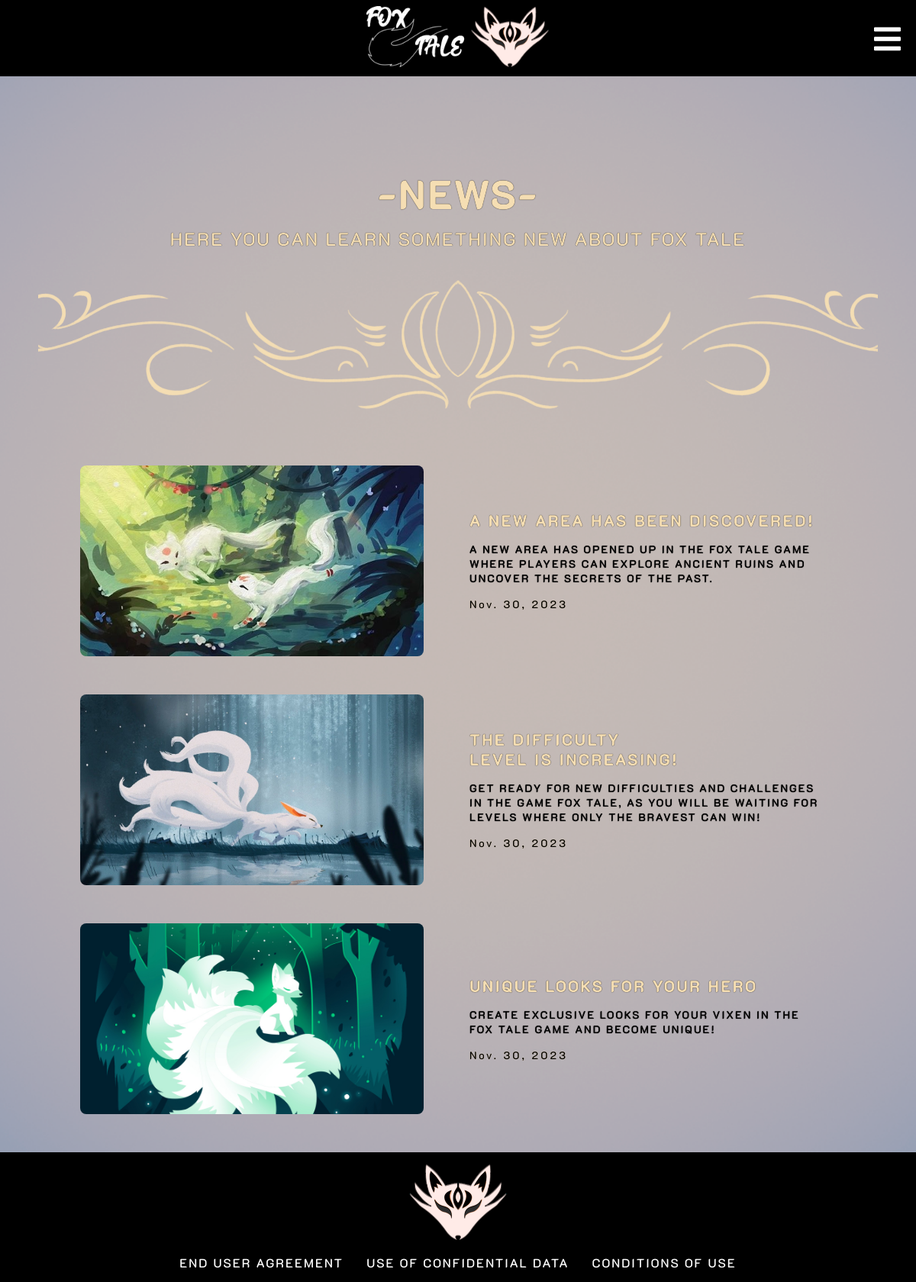
Page /news/ on the committed database.
### news/models.py (models this page shows, shortened)
class NewsContent(models.Model):
    introduction_content = models.TextField(max_length=158)
    title = models.CharField(max_length=150)
    cover = models.ImageField(upload_to='images/')
    author = models.ForeignKey(User, on_delete=models.CASCADE)
    Paragraph_title = models.CharField(max_length=150)
    content = models.TextField()
    date_add = models.DateField()

### news/views.py (the view)
# urls.py: path('news/', news_views.newsView.as_view(), name='news'),
class newsView(ListView):
    model = NewsContent
    template_name = 'news.html'
    ordering = ['-date_add']

### news/templates/news.html (shortened to what this page needs)
{% extends 'header.html' %}
{% load static %}
{% block content %}
<!DOCTYPE html>
<html lang="en">
<head>
    <link rel="stylesheet" type="text/css" href="{% static 'news/news_list.css' %}">
</head>
<body>
    <div class="layer">
        <main>
            <div class="introduction">
                <h2>-NEWS-</h2>
                <p>Here you can learn something new about FOX TALE</p>
            </div>
            <div class="main_content">
                <div class="news_list">
                    {% for new in object_list %}
                    <a href="{% url 'detail_new' new.id %}">
                        <div class="new_content">
                            <div class="image_container">
                                <img class="class_img" width="450" height="250" src="{{ new.cover.url }}">
                            </div>
                            <div class="content_container">
                                <div>
                                    <p class="title">{{ new.title }}</p>
                                    <p class="content">{{ new.introduction_content }}</p>
                                    <p class="day_published">{{ new.date_add }}</p>
                                </div>
                            </div>
                        </div>
                    </a>
                    {% endfor %}
                </div>
            </div>
        </main>
    </div>
</body>
</html>
{% endblock content %}

### static/header/header_style.css (style rules this page uses)
:root { --index: calc(1vw + 1vh); }
* { padding: 0; margin: 0; text-decoration: none; list-style: none; box-sizing: border-box; user-select: none; }
body { font-family: K2D, sans-serif; }
a { font-size: calc(var(--index) * .8); letter-spacing: calc(var(--index) * .15); font-family: K2D, sans-serif; text-decoration: none; color: white; }

### static/news/news_list.css (style rules this page uses)
* { box-sizing: border-box; padding: 0; margin: 0; user-select: none; transition-duration: .5s; }
:root { --index: calc(1vw + 1vh); }
html, body { font-family: K2D, sans-serif; }
body { padding: 0; }
.layer { width: 100%; height: 100%; position: relative; background-size: cover; background-position: center; background-image: url(../IMG/news/news_page/blue.png); transition: opacity 1s; transition-duration: 1s; padding: 50px; }
main { display: flex; flex-direction: column; max-width: 1920px; margin: 0 auto; }
a { text-decoration: none; }
.introduction { width: 100%; height: 500px; display: flex; justify-content: center; align-items: center; flex-direction: column; background-position: center; background-size: cover; background-image: url('/static/IMG/news/news_page/news_detail.png'); }
.introduction h2 { font-weight: bold; font-size: calc(var(--index) * 2.5); letter-spacing: 4px; text-align: center; text-wrap: balance; margin-bottom: 10px; color: #F5DEB3; text-shadow: 0 0 1px black; }
.introduction p { font-weight: lighter; font-size: calc(var(--index) * 1.2); letter-spacing: 2px; text-wrap: balance; text-transform: uppercase; color: #F5DEB3; text-shadow: 0 0 1px black; margin-bottom: 50px; }
.main_content { display: flex; margin-top: 60px; padding: 0 5%; }
.news_list { display: flex; flex-direction: column; }
.new_content { display: flex; flex-direction: row; }
.news_list a:not(:last-child) { margin-bottom: 50px; }
.image_container { width: 450px; height: 250px; margin-right: 50px; }
.image_container img { object-fit: cover; border-radius: 8px; }
.content_container { width: auto; height: 250px; display: flex; justify-content: left; align-items: center; padding: 10px; }
.title { display: flex; justify-content: left; align-items: center; font-size: calc(var(--index) * 1.2); text-wrap: balance; font-weight: 600; text-transform: uppercase; color: #F5DEB3; text-shadow: 0 0 1px black; margin-bottom: 15px; }
.content { font-size: 20px; letter-spacing: 2px; font-weight: 200; text-transform: uppercase; text-wrap: wrap; color: black; text-shadow: 0 0 1px black; }
.day_published { font-size: 14px; margin-top: 15px; color: black; text-shadow: 0 0 1px #F5DEB3; }
@media (max-width: 1250px) { .title { font-size: 20px; } }
@media (max-width: 1250px) { .content { font-size: 14px; letter-spacing: 2px; } }

### rows in the picture
NewsContent: cover (picture), title "A NEW AREA HAS BEEN DISCOVERED!", introduction_content "A NEW AREA HAS OPENED UP IN THE FOX TALE GAME WHERE PLAYERS CAN EXPLORE ANCIENT RUINS AND UNCOVER THE SECRETS OF THE PAST.", date_add "Nov. 30, 2023"
NewsContent: cover (placeholder picture), title "THE DIFFICULTY LEVEL IS INCREASING!", introduction_content "GET READY FOR NEW DIFFICULTIES AND CHALLENGES IN THE GAME FOX TALE, AS YOU WILL BE WAITING FOR LEVELS WHERE ONLY THE BRAVEST CAN WIN!", date_add "Nov. 30, 2023"
NewsContent: cover (picture), title "UNIQUE LOOKS FOR YOUR HERO", introduction_content "CREATE EXCLUSIVE LOOKS FOR YOUR VIXEN IN THE FOX TALE GAME AND BECOME UNIQUE!", date_add "Nov. 30, 2023"
